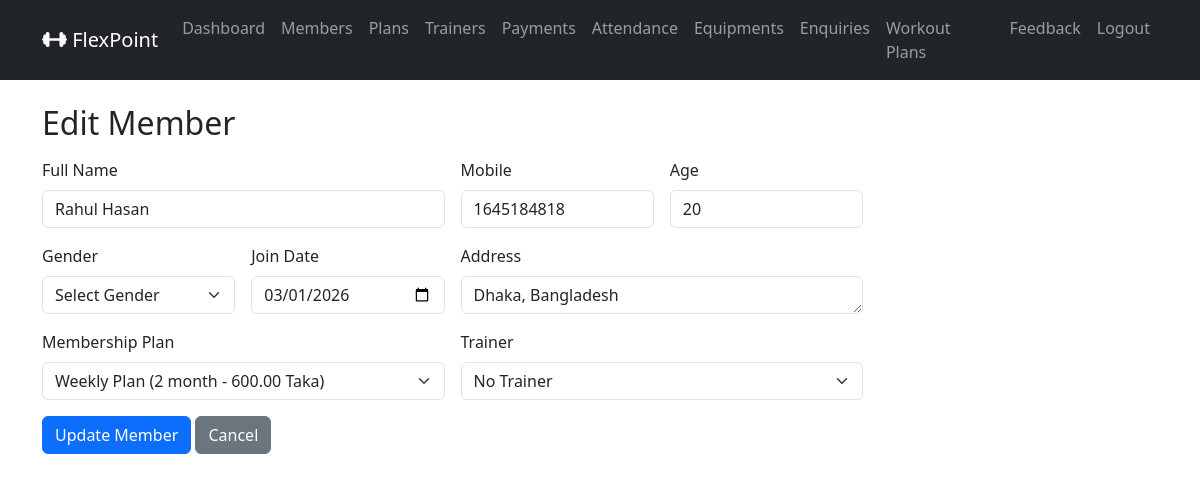
/admin_member_edit/1/ (signed in), run on the app's committed database.
### gymapp/models.py (models this page shows, shortened)
class MemberProfile(models.Model):
    GENDER_CHOICES = (
        ('MALE', 'Male'),
        ('FEMALE', 'Female'),
        ('OTHER', 'Other'),
    )
    user             = models.OneToOneField(settings.AUTH_USER_MODEL, on_delete=models.CASCADE, related_name='member_profile')
    full_name        = models.CharField(max_length=100)
    mobile           = models.BigIntegerField()
    age              = models.PositiveIntegerField(null=True, blank=True)
    gender           = models.CharField(max_length=10, choices=GENDER_CHOICES, null=True, blank=True)
    address          = models.TextField(blank=True)
    join_date        = models.DateField(default=timezone.now)
    plan             = models.ForeignKey(MembershipPlan, on_delete=models.SET_NULL, null=True, blank=True, related_name='members')
    trainer          = models.ForeignKey(Trainer, on_delete=models.SET_NULL, null=True, blank=True, related_name='members')
    membership_start = models.DateField(null=True, blank=True)
    membership_end   = models.DateField(null=True, blank=True)

class MembershipPlan(models.Model):
    name            = models.CharField(max_length=100)
    duration_months = models.PositiveIntegerField()
    fee             = models.DecimalField(max_digits=6, decimal_places=2)
    description     = models.TextField(blank=True)

### gymapp/views.py (the view)
    def wrapper(request, *args, **kwargs):
        if not request.user.is_authenticated or getattr(request.user, 'role', None) != 'ADMIN':
            messages.error(request, 'You must be an Admin to access this page.')
            return redirect('admin_login_view')
        return view_func(request, *args, **kwargs)

### gymapp/views.py (called while the page is built, shortened)
def admin_required(view_func):
    def wrapper(request, *args, **kwargs):
        if not request.user.is_authenticated or getattr(request.user, 'role', None) != 'ADMIN':
            messages.error(request, 'You must be an Admin to access this page.')
            return redirect('admin_login_view')
        return view_func(request, *args, **kwargs)
    return wrapper

@admin_required
def admin_member_edit(request, member_id):
    member   = MemberProfile.objects.get(id=member_id)
    plans    = MembershipPlan.objects.all().order_by('duration_months')
    trainers = Trainer.objects.all().order_by('name')
    return render(request, 'admin_member_form.html', {'member':member, 'plans':plans, 'trainers':trainers, 'mode':'edit'})

### gymapp/templates/admin_member_form.html (shortened to what this page needs)
{% extends 'base.html' %}
{% block content %}
<h2 class="mb-3">
    {% if mode == 'add' %} Add Member {% else %} Edit Member {% endif %}
</h2>
<form method="POST" class="row g-3 w-75">
    <div class="col-md-6">
        <label for="full_name" class="form-label">Full Name</label>
        <input type="text" id="full_name" class="form-control" name="full_name" value="{{ member.full_name | default:'' }}" placeholder="Enter Full Name">
    </div>
    <div class="col-md-3">
        <label for="mobile" class="form-label">Mobile</label>
        <input type="number" id="mobile" class="form-control" name="mobile" value="{{ member.mobile | default:'' }}" maxlength="11" placeholder="Enter Mobile Number">
    </div>
    <div class="col-md-3">
        <label for="age" class="form-label">Age</label>
        <input type="number" id="age" class="form-control" name="age" placeholder="Enter Age" value="{{ member.age | default:'' }}">
    </div>
    <div class="col-md-3">
        <label for="gender" class="form-label">Gender</label>
        <select name="gender" id="gender" class="form-select">
            <option value="">Select Gender</option>
        </select>
    </div>
    <div class="col-md-3">
        <label for="join_date" class="form-label">Join Date</label>
        <input type="date" id="join_date" class="form-control" name="join_date" value="{{ member.join_date | date:'Y-m-d' }}">
    </div>
    <div class="col-md-6">
        <label for="address" class="form-label">Address</label>
        <textarea name="address" id="address" class="form-control" rows="1">{{ member.address | default:'' }}</textarea>
    </div>
    <div class="col-md-6">
        <label for="plan_id" class="form-label">Membership Plan</label>
        <select name="plan_id" id="plan_id" class="form-select">
            {% for plan in plans %}
                <option value="{{plan.id}}" {% if member.plan.id == plan.id %}selected{% endif %}>
                    {{plan.name}} ({{plan.duration_months}} month - {{plan.fee}} Taka)
                </option>
            {% endfor %}
        </select>
    </div>
    <div class="col-md-6">
        <label for="trainer_id" class="form-label">Trainer</label>
        <select name="trainer_id" id="trainer_id" class="form-select">
            <option value="">No Trainer</option>
        </select>
    </div>
    <div class="col-md-12">
        <button type="submit" class="btn btn-primary">
            {% if mode == 'add' %} Add Member {% else %} Update Member {% endif %}
        </button>
        <a href="{% url 'admin_members_list' %}" class="btn btn-secondary"> Cancel </a>
    </div>
</form>
{% endblock %}

### data on the page
MemberProfile: full_name "Rahul Hasan", mobile "1645184818", age "20", join_date "03/01/2026", address "Dhaka, Bangladesh", plan_id "Weekly Plan (2 month - 600.00 Taka)"
